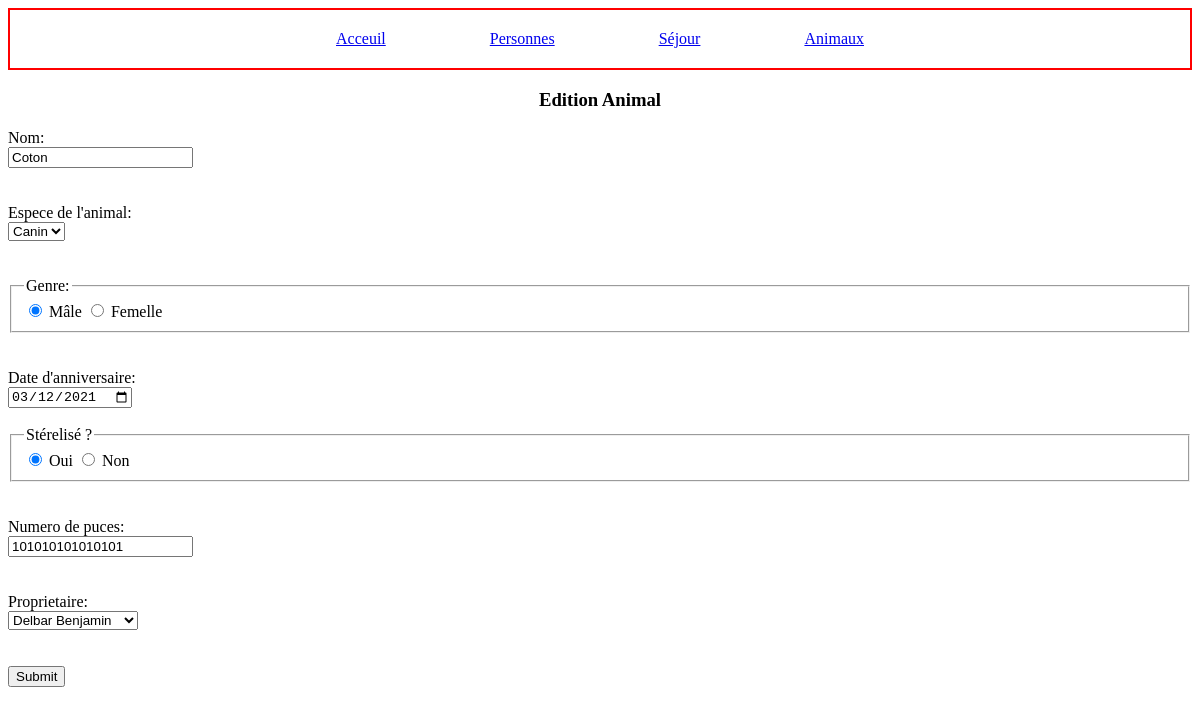
The page /animal/edit/35 on the database its author committed.
### tables this page shows
CREATE TABLE IF NOT EXISTS `t_animals` (
  `id` int(11) NOT NULL AUTO_INCREMENT,
  `name_animal` varchar(20) NOT NULL,
  `specie_animal` varchar(20) NOT NULL,
  `gender_animal` tinyint(1) NOT NULL,
  `bday_animal` date NOT NULL,
  `sterilized_animal` tinyint(1) NOT NULL,
  `microship_animal` bigint(15) NOT NULL,
  `fk_id_person` int(11) NOT NULL,
  PRIMARY KEY (`id`),
  UNIQUE KEY `microship_animal` (`microship_animal`),
  KEY `fk_animals_persons` (`fk_id_person`)
);

### Controllers/AnimalController.php (called while the page is built, shortened)
<?php
class AnimalController extends Controller
{
    public function edit($id)
    {
        $animal = Animal::find($id);
        $persons = Person::all();
        include('../Views/Animals/editAnimal.php');
    }
}

### Public/index.php (called while the page is built, shortened)
<?php
$router = new Router();
?>

### Models/dao/DAO.php (called while the page is built, shortened)
<?php
abstract class DAO implements DAOInterface {
    protected $db;
    protected $table;
    public function __construct ($table) {
        $this->table = $table;
        $this->db = new PDO('mysql:host=localhost;dbname=chenildp', 'root', '');
        $this->db->setAttribute(PDO::ATTR_ERRMODE, PDO::ERRMODE_EXCEPTION);
    }
    public function fetch ($id) {
        $statement = $this->db->prepare("SELECT * FROM {$this->table} WHERE id =?");
        try {
            $statement->execute([$id]);
            $result = $statement->fetch(PDO::FETCH_ASSOC);
            if ($result) {
                return $this->create($result);
            }
            return false;
        } catch (PDOException $exception) {
            var_dump($exception);
            return false;
        }
    }
    public function fetch_all () {
        $statement = $this->db->prepare("SELECT * FROM {$this->table}");
        try {
            $statement->execute();
            $results = $statement->fetchAll(PDO::FETCH_ASSOC);
            if ($results) {
                $list = array();
                foreach($results as $result) {
                    array_push($list, $this->create($result));
                }
                return $list;
            }
            return false;
        } catch (PDOException $exception) {
            var_dump($exception);
        }
    }
}

### Models/Entities/Entity.php (called while the page is built, shortened)
<?php
abstract class Entity implements EntityInterface {
    public static function find ($id) {
        return (new static::$dao_name())->fetch($id);
    }
    public static function all () {
        return (new static::$dao_name())->fetch_all();
    }
}

### Models/dao/AnimalDAO.php (called while the page is built, shortened)
<?php
class AnimalDAO extends DAO{
    public function create ($data) {
        if (!is_object($data)) {
            return new Animal(
                isset($data['id']) ? $data['id'] : 0,
                $data['name_animal'],
                $data['specie_animal'],
                $data['gender_animal'],
                $data['bday_animal'],
                $data['sterilized_animal'],
                $data['microship_animal'],
                $data['fk_id_person']
            );
        }
        return false;
    }
}

### Models/Entities/Animal.php (called while the page is built, shortened)
<?php
class Animal extends Entity {
    protected $owner;
    public function __construct ($id, $name, $specie, $gender, $bday, $sterilized, $microship, $owner, $boardings = false) {
        $this->name = $name;
        $this->specie = $specie;
        $this->gender = $gender;
        $this->bday = $bday;
        $this->sterilized = $sterilized;
        $this->microship = $microship;
        $this->owner = $owner;
    }
    public function __get ($prop) {
        if (property_exists($this, $prop)) {
            if ($prop == "owner") {
                return $this->owner();
            }
            return $this->$prop;
        }
    }
    protected function owner () {
        if($this->owner instanceof Person) {
            return $this->owner;
        }
        $this->owner = Person::find($this->owner);
        return $this->owner;
    }
}
?>

### Models/dao/PersonDAO.php (called while the page is built, shortened)
<?php
class PersonDAO extends DAO
{
    public function create($data)
    {
        if (!is_object($data)) {
            return new Person(
                isset($data['id']) ? $data['id'] : 0,
                $data['name_person'],
                $data['firstname_person'],
                $data['bday_person'],
                $data['email_person'],
                $data['phone_person'],
            );
        }
        return false;
    }
}

### Models/Entities/Person.php (called while the page is built, shortened)
<?php
class Person extends Entity {
    public function __construct ($id, $name, $firstname, $bday, $email, $phone, $animals = false) {
        $this->id = $id;
        $this->name = $name;
        $this->firstname = $firstname;
    }
    public function __get ($prop) {
        if (property_exists($this, $prop)) {
            return $this->$prop;
        }
    }
}

### Views/Animals/editAnimal.php (the view, shortened to what this page needs)
<!DOCTYPE html>
<html lang="fr">
<head>
    <link href="/css/css.css" rel="stylesheet">
</head>
<body>
    <nav id=nav>
        <ul>
            <li><a href="/home">Acceuil</a></li>
            <li><a href="/person">Personnes</a></li>
            <li><a href="/boarding">Séjour</a></li>
            <li><a href="/animal">Animaux</a></li>
        </ul>
    </nav>
    <div class="title">
        <h3>Edition Animal</h3>
    </div>
    <form action="/animal/update" method="post">
        <label for="animal-name">Nom:</label></br>
        <input id="animal-name" type="text" name="name" value="<?= $animal->name; ?>"></br>
        <label for="specie_animal">Espece de l'animal:</label></br>
        <select name="specie" id="specie_animal">
            <option value="Canin" <?php if ($animal->specie == "Canin") { ?>selected<?php } ?>>Canin</option>
        </select></br>
        <fieldset>
            <legend>Genre:</legend>
            <input type="radio" name="gender" value="1" <?php if ($animal->gender == "1") { ?>checked="checked" <?php } ?>>
            <label>Mâle</label>
            <input type="radio" name="gender" value="0" <?php if ($animal->gender == "0") { ?>checked="checked" <?php } ?>>
            <label>Femelle</label></br>
        </fieldset></br></br>
        <label for="animal-bday">Date d'anniversaire:</label></br>
        <input id="animal-bday" type="date" name="bday" value="<?= $animal->bday; ?>"></br>
        <fieldset>
            <legend>Stérelisé ?</legend>
            <input type="radio" name="sterilized" value="1" <?php if ($animal->sterilized == "1") { ?>checked="checked" <?php } ?>>
            <label>Oui</label>
            <input type="radio" name="sterilized" value="0" <?php if ($animal->sterilized == "0") { ?>checked="checked" <?php } ?>>
            <label>Non</label></br>
        </fieldset></br></br>
        <label for="animal-micorship">Numero de puces:</label></br>
        <input id="animal-microship" type="text" name="microship" value="<?= $animal->microship ?>"></br>
        <label for="owner_id">Proprietaire:</label></br>
        <select name="owner_id" id="owner_id"></br>
            <?php foreach ($persons as $person) : ?>
                <option value="<?= $person->id ?>" <?php if ($animal->owner->id == $person->id) { ?>selected<?php } ?>><?= $person->name; ?> <?= $person->firstname; ?></option>
            <?php endforeach; ?>
        </select></br>
        <input type="submit">
    </form>
</body>
</html>

### Public/css/css.css (style rules this page uses)
#nav { border: solid red 2px; text-align: center; padding: 20px; }
#nav ul { list-style-type: none; padding: 0; margin: 0; }
#nav ul li { display: inline; padding: 50px; }
.title { text-align: center; }

### rows shown on the page
t_animals: name "Coton", specie "Canin", gender_animal "☑", bday "03/12/2021", sterilized_animal "☑", microship "101010101010101"

### other values the page prints
form field owner_id "Delbar Benjamin"
